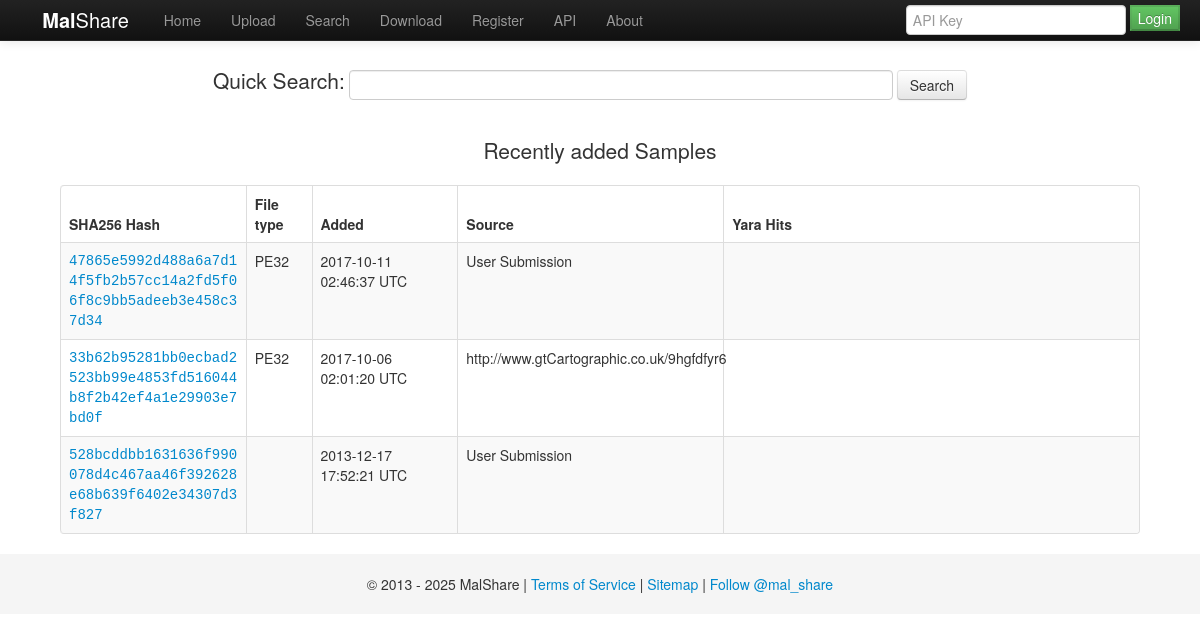
The page / on the database its author committed.
### tables this page shows
CREATE TABLE `tbl_samples` (
  `id` int unsigned NOT NULL AUTO_INCREMENT,
  `md5` varchar(32) NOT NULL,
  `sha1` varchar(42) NOT NULL,
  `sha256` varchar(66) NOT NULL,
  `ssdeep` text,
  `added` int NOT NULL,
  `ftype` varchar(32) NOT NULL,
  `counter` int NOT NULL,
  `path` text,
  `processed` tinyint NOT NULL DEFAULT '0',
  `yara` json DEFAULT NULL,
  `pending` tinyint DEFAULT NULL,
  `subType` int DEFAULT NULL,
  `filenames` text,
  `parent_id` int DEFAULT NULL,
  PRIMARY KEY (`id`),
  KEY `added` (`added`),
  KEY `sample_id` (`md5`,`sha1`,`sha256`),
  KEY `idx_tbl_samples_pending` (`pending`),
  KEY `idx_tbl_samples_parent_id` (`parent_id`) USING BTREE,
  KEY `idx_tbl_samples_ftype` (`ftype`),
  KEY `idx_tbl_samples_added` (`added`),
  KEY `tbl_samples_sha256_IDX` (`sha256`) USING BTREE
);

CREATE TABLE `tbl_sample_sources` (
  `id` int unsigned NOT NULL,
  `source` text,
  `added` int DEFAULT NULL,
  `sample_partner_submission` int DEFAULT NULL,
  `baseid` int NOT NULL AUTO_INCREMENT,
  PRIMARY KEY (`baseid`),
  KEY `id` (`id`),
  KEY `sample_source` (`source`(128)),
  KEY `idx_tbl_sample_sourced_added` (`added`),
  KEY `sample_partner_submission` (`sample_partner_submission`),
  CONSTRAINT `tbl_sample_sources_ibfk_1` FOREIGN KEY (`id`) REFERENCES `tbl_samples` (`id`),
  CONSTRAINT `tbl_sample_sources_ibfk_2` FOREIGN KEY (`sample_partner_submission`) REFERENCES `tbl_sample_partners` (`id`)
);

### html/server_includes.php (the view, shortened to what this page needs)
<?php
class ServerObject
{
    public $sql;
    public $vars_table_samples;
    public $vars_table_sources;
    public $vars_table_sample_partners;
    function __construct()
    {
        if (defined('DB_CA_PATH')) {
            $this->sql = mysqli_init();
            $this->sql->options(MYSQLI_OPT_SSL_VERIFY_SERVER_CERT, true);
            $this->sql->ssl_set(null, null, DB_CA_PATH, null, null);
            $this->sql->real_connect(DB_HOST, DB_USER, DB_PASS, DB_DATABASE, DB_PORT);
        } else {
            $this->sql = new mysqli(DB_HOST, DB_USER, DB_PASS, DB_DATABASE);
        }
        $this->vars_table_samples = SAMPLES_TABLE;
        $this->vars_table_sources = SAMPLE_SOURCES_TABLE;
        $this->vars_table_sample_partners = SAMPLE_PARTNER_TABLE;
    }
    public function get_recent()
    {
        $table = $this->vars_table_samples;
        $table_sources = $this->vars_table_sources;
        $table_sample_partners = $this->vars_table_sample_partners;;
        $res = $this->sql->query(
            "SELECT id from $table WHERE ( ( pending != 1 or pending is NULL ) AND ftype != 'html' ) ORDER by added DESC limit 10"
        );
        $output = '<table class="table table-bordered table-striped" style="table-layout: fixed;">
        <thead>  <tr>
        <th style="width: 17%;">SHA256 Hash</th>
        <th style="width: 5%">File type</th>
        <th style="width: 13%">Added</th>
        <th style="width: 25%">Source</th>
        <th style="width: 40%">Yara Hits</th>
        </tr>  </thead>  <tbody>';
        while ($s_row = $res->fetch_object()) {
            $tQuery = "
                SELECT
                       $table.sha256 AS sha256,
                       $table.added AS added,
                       $table.ftype AS ftype,
                       $table.yara AS yara,
                       $table_sources.source AS source,
                       $table_sample_partners.display_name AS source_display_name
                FROM $table
                    LEFT JOIN $table_sources ON $table.id = $table_sources.id
                    LEFT JOIN $table_sample_partners ON $table_sources.sample_partner_submission = $table_sample_partners.id
                WHERE $table.id=" . $s_row->id;
            $r_res = $this->sql->query($tQuery);
            $sample_row = $r_res->fetch_object();
            $yhits = "";
            $jhits = json_decode($sample_row->yara);
            $counter = 0;
            $output .= '<tr>
                    <td class="hash_font"><div style = "word-wrap: break-word"><a href="sample.php?action=detail&hash=' . $sample_row->sha256 . '">' . $sample_row->sha256 . '</a></div></td>
                    <td>' . $sample_row->ftype . '</td>
                    <td>' . date("Y-m-d H:i:s", $sample_row->added) . ' UTC</td>';
            $output .= '<td class="word-wrap: wrap-word">' . $this->sourceForDisplay($sample_row) . '</td> ';
            $output .= '<td>' . $yhits . '</td></tr>';
        }
        $output .= '</tbody></table>';
        return $output;
    }
    public function sourceForDisplay($row, $separator = ' | ')
    {
        if ($row->source) {
            if ($row->source_display_name) {
                return $row->source . $separator . $row->source_display_name;
            } else {
                return $row->source;
            }
        } else {
            if (isset($row->source_display_name) && $row->source_display_name) {
                return $row->source_display_name;
            } else {
                return 'User Submission';
            }
        }
    }
}

### html/index.php
<!DOCTYPE html>
<html lang="en">
	<head>
        <?php include('header.php'); ?>
	</head>
	<body>
        <?php include('nav.php') ?>
	<div class="container" style="width:90%">
		<div class="container-fluid center text-center">
			<div class="row">
			<form method=get action=search.php id="search_form" class="form-search" onsubmit="ShowLoading()">
				<label class="lead" for="inputSearch">Quick Search: </label>
				<input type="text" name=query id='inputSearch' class="input-xxlarge">
				<button type="submit" class="btn">Search</button>
			</form>
			</div>
		</div>
		<p class="lead text-center">Recently added Samples</p>
			<?php
				include("server_includes.php");
				$share = new ServerObject();
				echo $share->get_recent();
			?>
	</div>
	<?php include_once('footer.php'); ?>
	</body>
</html>

### html/header.php (shortened to what this page needs)
<link href="./css/malshare.css" rel="stylesheet">
<link href="./css/bootstrap.css" rel="stylesheet">
<link href="./css/sticky-footer-navbar.css" rel="stylesheet">
<link href="./css/popup.css" rel="stylesheet">

### html/nav.php (shortened to what this page needs)
<div class="navbar navbar-inverse navbar-fixed-top">
	<div class="navbar-inner">
		<div class="container-fluid">
			<a class="brand" href="/" name="top">&nbsp;&nbsp;&nbsp;&nbsp;<b>Mal</b>Share</a>
			<div class="nav-collapse collapse">
				<ul class="nav">
<li <?php if (stripos($_SERVER['REQUEST_URI'],'index.php') !== false) {echo 'class="active"';} ?>>
    <a href="index.php">Home</a></li>
<li <?php if (stripos($_SERVER['REQUEST_URI'],'upload.php') !== false) {echo 'class="active"';} ?>>
    <a href="upload.php">Upload</a></li>
<li <?php if (stripos($_SERVER['REQUEST_URI'],'search.php') !== false) {echo 'class="active"';} ?>>
    <a href="search.php">Search</a></li>
<li <?php if (stripos($_SERVER['REQUEST_URI'],'pull.php') !== false) {echo 'class="active"';} ?>>
    <a href="pull.php">Download</a></li>
<?php
	if (isset($_COOKIE['mapi_key']) == False or ($_COOKIE['mapi_key'] == '') ) {
		if (stripos($_SERVER['REQUEST_URI'],'register.php') !== false) {
			echo '<li class="active">';
		}
		else{
			echo "<li>";
		}
		echo '<a href="register.php">Register</a></li>';
	}
?>
<li <?php if (stripos($_SERVER['REQUEST_URI'],'doc.php') !== false) {echo 'class="active"';} ?>>
    <a href="doc.php">API</a></li>
<li <?php if (stripos($_SERVER['REQUEST_URI'],'about.php') !== false) {echo 'class="active"';} ?>>
    <a href="about.php">About</a></li>
                                </ul>
<?php
	if ( !isset($_COOKIE['mapi_key']) || ( $_COOKIE['mapi_key'] == '' )) { echo " <div class=\"nav pull-right\">
			          <form class=\"navbar-form navbar-right\" method=post action=\"auth.php\" >
				            <input class=\"form-control\" type=\"text\" placeholder=\"API Key\" aria-label=\"login\" name=api_key>
				            <button class=\"btnbtn-small  btn-success \" type=\"submit\">Login</button>
			          </form>
                                </div>
				";
	}
?>
                        </div>
                </div>
    </div>
</div>

### html/footer.php (shortened to what this page needs)
<div id="footer">
	<div class="container text-center">
		<p class="credit">	&copy; 2013 - <?php echo date("Y"); ?> MalShare  |
			<a href="tos.php"> Terms of Service </a> |
			<a href="sitemap.php"> Sitemap</a> |
			<a href="https://twitter.com/mal_share?ref_src=twsrc%5Etfw" class="twitter-follow-button" data-show-count="false">Follow @mal_share</a><script async src="//platform.twitter.com/widgets.js"></script>
		</p>
	</div>
</div>

### html/css/malshare.css (style rules this page uses)
body { padding-top: 65px; }

### html/css/sticky-footer-navbar.css (style rules this page uses)
html, body { height: 100%; }
#footer { height: 60px; background-color: #f5f5f5; }
.container .credit { margin: 20px 0; }
#footer > .container { padding-left: 15px; padding-right: 15px; }

### rows shown on the page
tbl_samples: sha256 "47865e5992d488a6a7d14f5fb2b57cc14a2fd5f06f8c9bb5adeeb3e458c37d34", ftype "PE32", added "2017-10-11 02:46:37"
tbl_samples: sha256 "33b62b95281bb0ecbad2523bb99e4853fd516044b8f2b42ef4a1e29903e7bd0f", ftype "PE32", added "2017-10-06 02:01:20"
tbl_sample_sources: source "http://www.gtCartographic.co.uk/9hgfdfyr6"
tbl_samples: sha256 "528bcddbb1631636f990078d4c467aa46f392628e68b639f6402e34307d3f827", added "2013-12-17 17:52:21"

### other values the page prints
$this->sourceForDisplay($sample_row) "User Submission User Submission"
